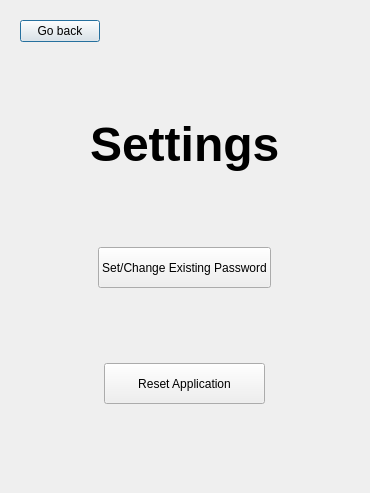
<?xml version="1.0" encoding="UTF-8"?>
<ui version="4.0">
 <class>Dialog</class>
 <widget class="QDialog" name="Dialog">
  <property name="geometry">
   <rect>
    <x>0</x>
    <y>0</y>
    <width>370</width>
    <height>493</height>
   </rect>
  </property>
  <property name="windowTitle">
   <string>Dialog</string>
  </property>
  <property name="styleSheet">
   <string notr="true">QFrame{border:none;}</string>
  </property>
  <layout class="QVBoxLayout" name="verticalLayout">
   <item>
    <widget class="QFrame" name="frame">
     <property name="frameShape">
      <enum>QFrame::StyledPanel</enum>
     </property>
     <property name="frameShadow">
      <enum>QFrame::Raised</enum>
     </property>
     <layout class="QVBoxLayout" name="verticalLayout_3">
      <item>
       <layout class="QVBoxLayout" name="verticalLayout_2">
        <item alignment="Qt::AlignLeft|Qt::AlignTop">
         <widget class="QPushButton" name="goBack">
          <property name="text">
           <string>Go back</string>
          </property>
         </widget>
        </item>
        <item>
         <spacer name="verticalSpacer_5">
          <property name="orientation">
           <enum>Qt::Vertical</enum>
          </property>
          <property name="sizeHint" stdset="0">
           <size>
            <width>20</width>
            <height>40</height>
           </size>
          </property>
         </spacer>
        </item>
        <item alignment="Qt::AlignHCenter|Qt::AlignTop">
         <widget class="QLabel" name="label">
          <property name="font">
           <font>
            <family>Helvetica</family>
            <pointsize>36</pointsize>
            <weight>75</weight>
            <bold>true</bold>
            <underline>false</underline>
           </font>
          </property>
          <property name="text">
           <string>Settings</string>
          </property>
         </widget>
        </item>
        <item>
         <spacer name="verticalSpacer_4">
          <property name="orientation">
           <enum>Qt::Vertical</enum>
          </property>
          <property name="sizeHint" stdset="0">
           <size>
            <width>20</width>
            <height>40</height>
           </size>
          </property>
         </spacer>
        </item>
        <item alignment="Qt::AlignHCenter">
         <widget class="QPushButton" name="password">
          <property name="minimumSize">
           <size>
            <width>161</width>
            <height>41</height>
           </size>
          </property>
          <property name="maximumSize">
           <size>
            <width>300</width>
            <height>100</height>
           </size>
          </property>
          <property name="text">
           <string>Set/Change Existing Password</string>
          </property>
         </widget>
        </item>
        <item>
         <spacer name="verticalSpacer">
          <property name="orientation">
           <enum>Qt::Vertical</enum>
          </property>
          <property name="sizeHint" stdset="0">
           <size>
            <width>20</width>
            <height>40</height>
           </size>
          </property>
         </spacer>
        </item>
        <item alignment="Qt::AlignHCenter">
         <widget class="QPushButton" name="reset">
          <property name="minimumSize">
           <size>
            <width>161</width>
            <height>41</height>
           </size>
          </property>
          <property name="maximumSize">
           <size>
            <width>300</width>
            <height>100</height>
           </size>
          </property>
          <property name="text">
           <string>Reset Application</string>
          </property>
         </widget>
        </item>
        <item>
         <spacer name="verticalSpacer_2">
          <property name="orientation">
           <enum>Qt::Vertical</enum>
          </property>
          <property name="sizeHint" stdset="0">
           <size>
            <width>20</width>
            <height>40</height>
           </size>
          </property>
         </spacer>
        </item>
       </layout>
      </item>
     </layout>
    </widget>
   </item>
  </layout>
 </widget>
 <resources/>
 <connections/>
</ui>
